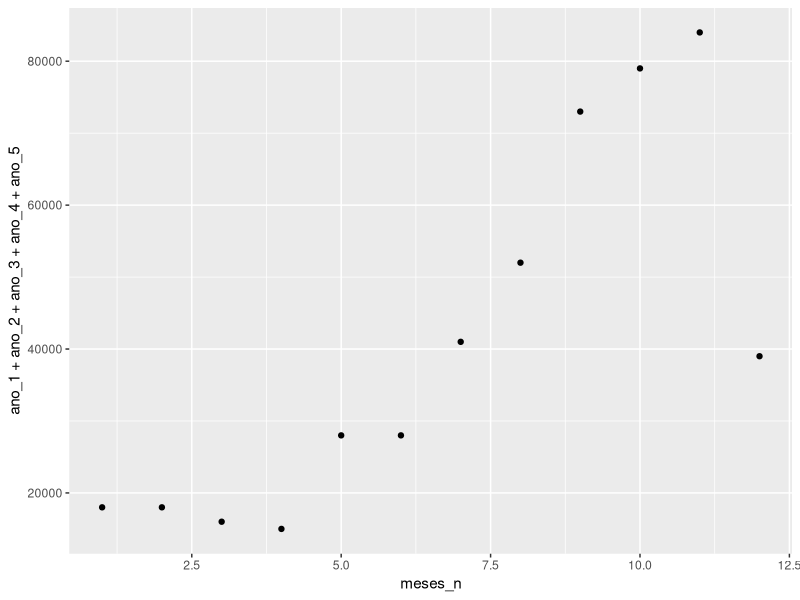
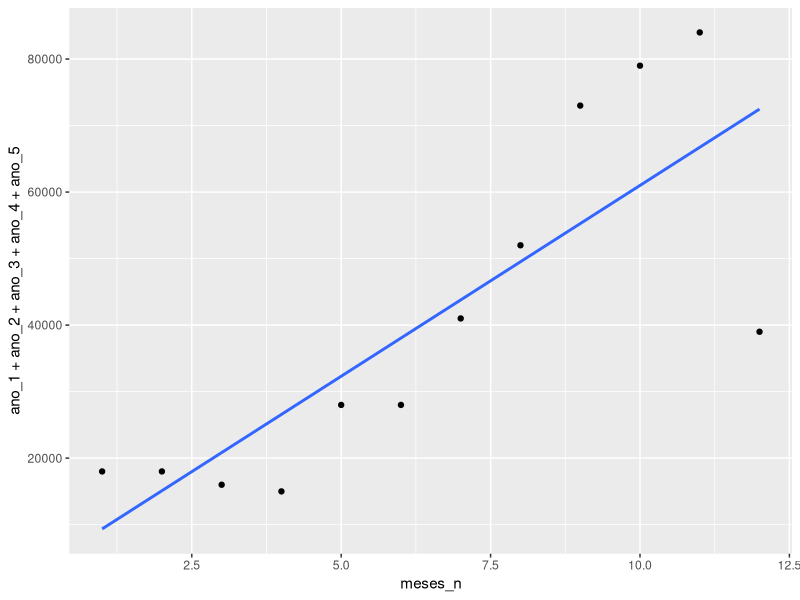
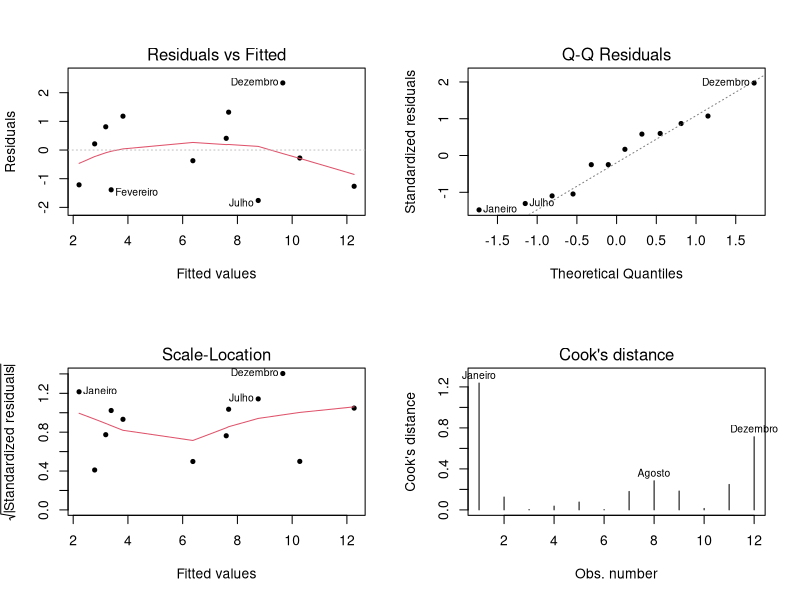

Generate these figures, in order, with R:
# Previsão de Demanda utilizando o R
# O excel há um limite de linhas e colunas.
# Dependendo do conjunto de dados e sua complexidade o R é eficiente.

Apresenta_variavel = "Olá, Mundo!!!!"
print(Apresenta_variavel)

library(ggplot2)

ano_1 <- c(2000,3000,3000,3000,4000,6000,7000,6000,10000,12000,14000,8000)
ano_2 <- c(3000,4000,1000,5000,8000,3000,8000,12000,12000,16000,10000,3000)
ano_3 <- c(2000,5000,5000,3000,4000,6000,7000,10000,15000,15000,18000,8000)
ano_4 <- c(5000,4000,4000,2000,5000,7000,11000,14000,16000,16000,20000,12000)
ano_5 <- c(6000,2000,3000,2000,7000,6000,8000,10000,20000,20000,22000,8000)

meses <- c("Janeiro","Fevereiro","Março","Abril",
                      "Maio","Junho","Julho","Agosto",
                      "Setembro","Outubro","Novembro",
                      "Dezembro")

meses_n <- c(1,2,3,4,5,6,7,8,9,10,11,12)

dados <- data.frame(ano_1,ano_2,ano_3,ano_4,ano_5)
row.names(dados) <-  meses

print(dados)

# Visualização dos pontos:

ggplot(dados, aes(y = ano_1 + ano_2 + ano_3 + ano_4
                  + ano_5, x = meses_n)) + geom_point()

# Realização do ajuste do modelo, armazenado na variavel "modelo"
# Regressão linear (lm) o ~ é 'referente a em função de'

modelo <- lm(data = dados, formula = meses_n ~ ano_1 + ano_2 +
               ano_3 + ano_4 + ano_5)
# a função abaixo ira consultar a estimativa dos parametros esta ok

modelo$coefficients

summary(modelo)

ggplot(dados, aes(x = meses_n, y = ano_1 + ano_2 + ano_3 + ano_4
                  + ano_5)) + geom_point() +
                  geom_smooth(method = lm, se = FALSE)

# Normalização dos residuos e interdependencia
# Dependendo do vídeo mude o parametro do par 

par(mfrow = c(2,2))
plot(modelo, which = c(1:4), pch = 20)